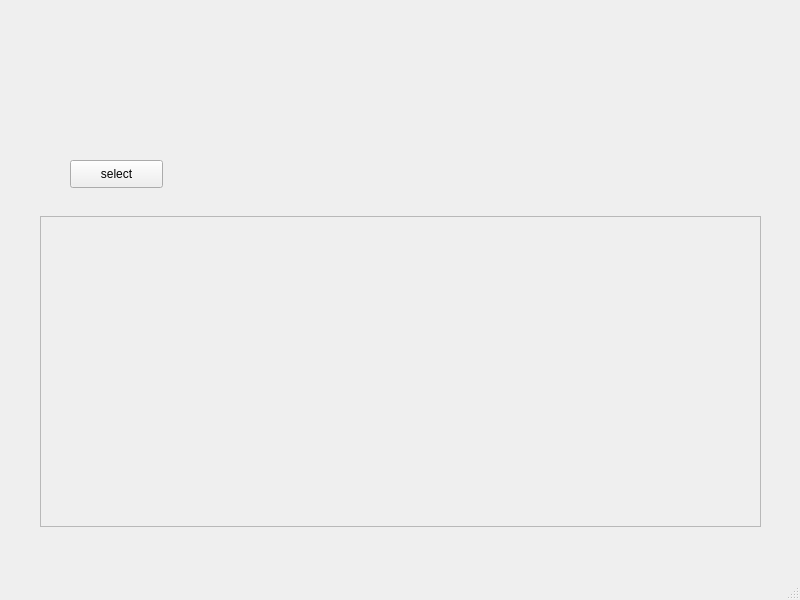
<?xml version="1.0" encoding="UTF-8"?>
<ui version="4.0">
 <class>MainWindow</class>
 <widget class="QMainWindow" name="MainWindow">
  <property name="geometry">
   <rect>
    <x>0</x>
    <y>0</y>
    <width>800</width>
    <height>600</height>
   </rect>
  </property>
  <property name="windowTitle">
   <string>MainWindow</string>
  </property>
  <widget class="QWidget" name="centralwidget">
   <widget class="QScrollArea" name="scrollArea">
    <property name="geometry">
     <rect>
      <x>40</x>
      <y>216</y>
      <width>721</width>
      <height>311</height>
     </rect>
    </property>
    <property name="widgetResizable">
     <bool>true</bool>
    </property>
    <widget class="QWidget" name="scrollAreaWidgetContents">
     <property name="geometry">
      <rect>
       <x>0</x>
       <y>0</y>
       <width>719</width>
       <height>309</height>
      </rect>
     </property>
     <widget class="QWidget" name="widget" native="true">
      <property name="geometry">
       <rect>
        <x>0</x>
        <y>0</y>
        <width>721</width>
        <height>311</height>
       </rect>
      </property>
     </widget>
    </widget>
   </widget>
   <widget class="QPushButton" name="select">
    <property name="geometry">
     <rect>
      <x>70</x>
      <y>160</y>
      <width>93</width>
      <height>28</height>
     </rect>
    </property>
    <property name="text">
     <string>select</string>
    </property>
   </widget>
  </widget>
  <widget class="QMenuBar" name="menubar">
   <property name="geometry">
    <rect>
     <x>0</x>
     <y>0</y>
     <width>800</width>
     <height>26</height>
    </rect>
   </property>
  </widget>
  <widget class="QStatusBar" name="statusbar"/>
 </widget>
 <resources/>
 <connections/>
</ui>
